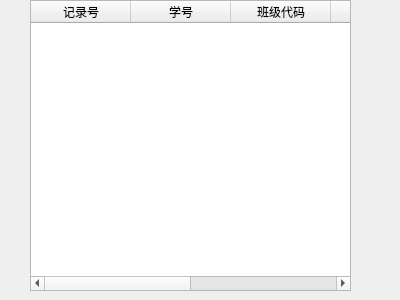
<?xml version="1.0" encoding="UTF-8"?>
<ui version="4.0">
 <class>pns_query</class>
 <widget class="QWidget" name="pns_query">
  <property name="geometry">
   <rect>
    <x>0</x>
    <y>0</y>
    <width>400</width>
    <height>300</height>
   </rect>
  </property>
  <property name="windowTitle">
   <string>Form</string>
  </property>
  <widget class="QTableWidget" name="tableWidget">
   <property name="geometry">
    <rect>
     <x>30</x>
     <y>0</y>
     <width>321</width>
     <height>291</height>
    </rect>
   </property>
   <column>
    <property name="text">
     <string>记录号</string>
    </property>
   </column>
   <column>
    <property name="text">
     <string>学号</string>
    </property>
   </column>
   <column>
    <property name="text">
     <string>班级代码</string>
    </property>
   </column>
   <column>
    <property name="text">
     <string>记录时间</string>
    </property>
   </column>
   <column>
    <property name="text">
     <string>是否生效</string>
    </property>
   </column>
   <column>
    <property name="text">
     <string>描述</string>
    </property>
   </column>
  </widget>
 </widget>
 <resources/>
 <connections/>
</ui>
